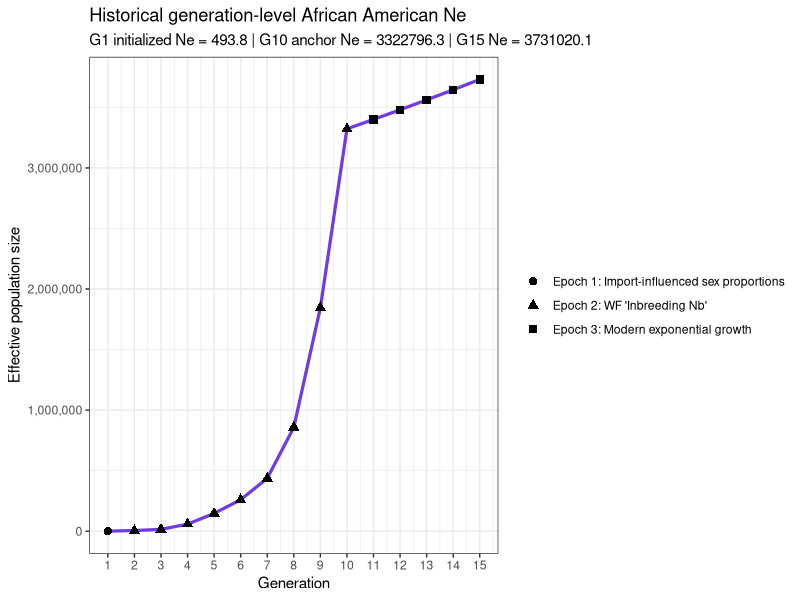
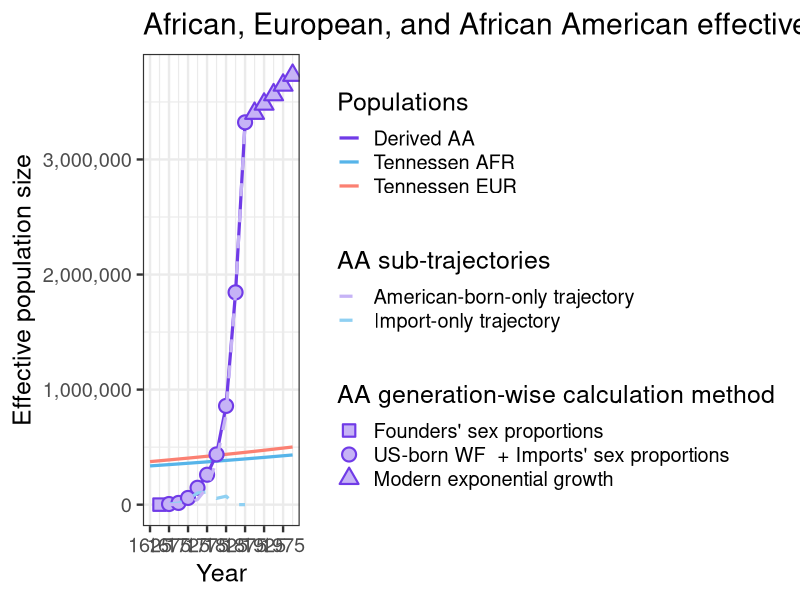
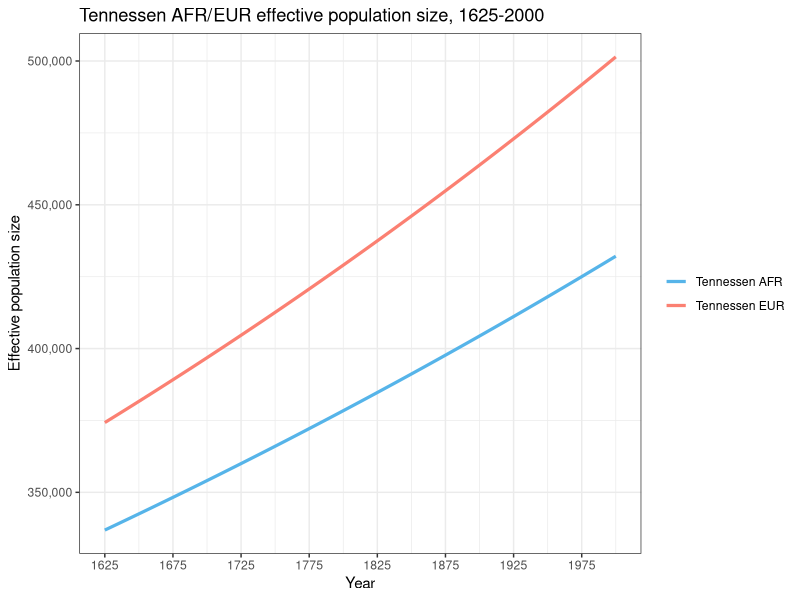

The R source for these figures, in order:
# ______________________________________________________________________________
# Aydin Karatas
# ___
# University of Southern California
# Department of Quantitative and Computational Biology
# Mooney Lab
# ___
# calc.3T.Ne.R
# ______________________________________________________________________________


library(tidyverse)

# functions ----
# validate that a given value is a single non-negative whole generation.
# `value` is the candidate input and `name` is used in the error message.
validate.whole.generation.count <- function(value, name) {
  if (
    length(value) != 1 ||
      is.na(value) ||
      !is.finite(value) ||
      value != as.integer(value) ||
      value < 0
  ) {
    stop(name, " must be a non-negative whole generation count", call. = FALSE)
  }

  as.integer(value)
}

# build a generation sequence that can be empty when the requested length is 0.
# `start` is the first generation in the block and `len` is the block length.
build.generation.block <- function(start, len) {
  if (len == 0) {
    return(integer(0))
  }

  seq.int(start, start + len - 1L)
}

# return an explicit argument when provided, otherwise pull the default.
# `value` is the user-supplied override, `name` is the default binding name,
# and `defaults.env` is the environment that stores the fallback value.
resolve.default.param <- function(value, name, defaults.env) {
  if (!is.null(value)) {
    return(value)
  }

  get(name, envir = defaults.env)
}

# build the modeled generation layout for the three epochs.
# `epoch.*.len` are the epoch lengths, `gen.time` and `present.year` define the
# timeline, and `start.year` sets the first modeled generation boundary.
calc.epoch.config <- function(
    epoch.1.len,
    epoch.2.len,
    epoch.3.len,
    gen.time,
    present.year,
    start.year = 1625
) {
  epoch.1.len <- validate.whole.generation.count(
    epoch.1.len,
    "epoch.1.len"
  )
  epoch.2.len <- validate.whole.generation.count(
    epoch.2.len,
    "epoch.2.len"
  )
  epoch.3.len <- validate.whole.generation.count(
    epoch.3.len,
    "epoch.3.len"
  )

  max.epoch.1.len <- 7L

  if (epoch.1.len > max.epoch.1.len) {
    stop("epoch.1.len cannot exceed 7 modeled generations", call. = FALSE)
  }

  year.span <- present.year - start.year
  total.generations <- year.span / gen.time

  if (total.generations != as.integer(total.generations)) {
    stop(
      "present.year - start.year must be divisible by gen.time",
      call. = FALSE
    )
  }

  total.generations <- as.integer(total.generations)
  total.epoch.len <- epoch.1.len + epoch.2.len + epoch.3.len

  if (total.epoch.len != total.generations) {
    stop(
      "total epoch length must equal (present.year - start.year) / gen.time",
      call. = FALSE
    )
  }

  epoch.1.generations <- build.generation.block(1L, epoch.1.len)
  epoch.2.generations <- build.generation.block(epoch.1.len + 1L, epoch.2.len)
  epoch.3.first.generation <- if (epoch.3.len == 0) {
    NA_integer_
  } else {
    epoch.1.len + epoch.2.len + 1L
  }
  epoch.3.generations <- build.generation.block(
    epoch.1.len + epoch.2.len + 1L,
    epoch.3.len
  )

  epoch.3.anchor.generation <- NA_integer_

  if (epoch.3.len > 0) {
    if (epoch.2.len > 0) {
      epoch.3.anchor.generation <- max(epoch.2.generations)
    } else if (epoch.1.len > 0) {
      epoch.3.anchor.generation <- max(epoch.1.generations)
    } else {
      stop(
        "epoch 3 requires a prior non-empty epoch to provide an anchor",
        call. = FALSE
      )
    }
  }

  list(
    epoch.1.len = epoch.1.len,
    epoch.2.len = epoch.2.len,
    epoch.3.len = epoch.3.len,
    max.epoch.1.len = max.epoch.1.len,
    start.year = start.year,
    total.generations = total.generations,
    final.generation = total.generations,
    epoch.1.generations = epoch.1.generations,
    epoch.1.sex.generations = epoch.1.generations[epoch.1.generations >= 2],
    epoch.2.generations = epoch.2.generations,
    epoch.2.parental.generations = epoch.2.generations[
      epoch.2.generations >= 2
    ],
    epoch.3.generations = epoch.3.generations,
    epoch.3.first.generation = epoch.3.first.generation,
    epoch.3.anchor.generation = epoch.3.anchor.generation
  )
}

# create the African and European ancestry proportions by modeled generation.
# `mooney.cg[1]` is a dummy value for alignment. The paper-derived values start
# at `mooney.cg[2]`, so modeled G1 uses position 2.
build.mixing.props <- function(
    epoch.config,
    mooney.cg,
    epoch.1.eur.prop,
    epoch.2.afr.prop,
    epoch.2.eur.prop,
    epoch.3.afr.prop,
    epoch.3.eur.prop
) {
  if (epoch.config$epoch.1.len > length(mooney.cg) - 1L) {
    stop(
      "epoch.1.len cannot exceed paper-derived mooney.cg values",
      call. = FALSE
    )
  }

  epoch.1.cg <- if (epoch.config$epoch.1.len == 0L) {
    numeric(0)
  } else {
    mooney.cg[seq.int(2L, epoch.config$epoch.1.len + 1L)]
  }
  s.eur <- c(
    rep(epoch.1.eur.prop, epoch.config$epoch.1.len),
    rep(epoch.2.eur.prop, epoch.config$epoch.2.len),
    rep(epoch.3.eur.prop, epoch.config$epoch.3.len)
  )
  s.afr <- c(
    (1 - epoch.1.eur.prop) * epoch.1.cg,
    rep(epoch.2.afr.prop, epoch.config$epoch.2.len),
    rep(epoch.3.afr.prop, epoch.config$epoch.3.len)
  )

  if (
    length(s.eur) != epoch.config$total.generations ||
      length(s.afr) != epoch.config$total.generations
  ) {
    stop("AA.mixing.props vectors must not recycle", call. = FALSE)
  }

  tibble(
    g = seq_len(epoch.config$total.generations),
    s.afr = s.afr,
    s.eur = s.eur,
    h = pmax(1 - s.afr - s.eur, 0)
  )
}

# intersect generation windows with historical periods and measure coverage.
# `window.tbl` is the generation map and `hacker.tbl` is the historical  period
# table with start and end years.
calc.period.overlaps <- function(window.tbl, hacker.tbl) {
  merge(window.tbl, hacker.tbl, by = NULL) %>%
    as_tibble() %>%
    mutate(
      period.length = end.year - start.year,
      overlap.start.year = pmax(window.start.year, start.year),
      overlap.end.year = pmin(window.end.year, end.year),
      overlap.years = pmax(0, overlap.end.year - overlap.start.year),
      overlap.weight = overlap.years / period.length
    ) %>%
    filter(overlap.years > 0) %>%
    arrange(generation, start.year)
}

# estimate population size at a year by interpolating inside a period.
# `year` is the target year to query and `hacker.tbl` contains the period
# boundaries plus beginning and ending population sizes.
calc.boundary.population <- function(year, hacker.tbl) {
  if (is.na(year)) {
    return(NA_real_)
  }

  if (year < min(hacker.tbl$start.year) || year > max(hacker.tbl$end.year)) {
    return(NA_real_)
  }

  period.idx <- which(
    hacker.tbl$start.year <= year & hacker.tbl$end.year >= year
  )
  period.idx <- period.idx[length(period.idx)]
  period.row <- hacker.tbl[period.idx, ]
  period.length <- period.row$end.year - period.row$start.year
  period.frac <- (year - period.row$start.year) / period.length

  period.row$pop.beginning +
    period.frac * (period.row$pop.end - period.row$pop.beginning)
}

# build a generation map with explicit labels and calendar windows.
# G0 can be built with `first.generation = 0`, but modeled output starts at G1.
build.generation.map <- function(
    first.generation,
    generation.count,
    start.year,
    gen.time
) {
  tibble(
    generation = seq.int(
      first.generation,
      first.generation + generation.count - 1L
    ),
    generation.start.year = seq(
      start.year,
      start.year + gen.time * (generation.count - 1L),
      by = gen.time
    ),
    generation.end.year = generation.start.year + gen.time,
    generation.window.years = generation.end.year - generation.start.year,
    window.start.year = generation.start.year,
    window.end.year = generation.end.year
  )
}

# aggregate historical inputs over generation windows.
# This returns source-history summaries only; callers decide which rows are part
# of the modeled trajectory.
aggregate.generation.history <- function(
    generation.map,
    hacker.tbl,
    hacker.end.year
) {
  history.overlap <- calc.period.overlaps(generation.map, hacker.tbl) %>%
    select(
      generation,
      generation.start.year,
      generation.end.year,
      period,
      start.year,
      end.year,
      overlap.start.year,
      overlap.end.year,
      overlap.years,
      overlap.weight,
      imported,
      births,
      assumed.birth.rate,
      person.years.lived
    )

  history.agg <- history.overlap %>%
    group_by(generation, generation.start.year, generation.end.year) %>%
    summarise(
      periods = paste(period, collapse = ", "),
      imported = sum(imported * overlap.weight, na.rm = TRUE),
      births = sum(births * overlap.weight, na.rm = TRUE),
      birth.rate = weighted.mean(
        assumed.birth.rate,
        person.years.lived * overlap.weight,
        na.rm = TRUE
      ),
      aggregation.start.year = min(overlap.start.year),
      aggregation.end.year = max(overlap.end.year),
      hacker.window.years = sum(overlap.years),
      .groups = "drop"
    )

  history.agg <- generation.map %>%
    select(
      generation,
      generation.start.year,
      generation.end.year,
      generation.window.years
    ) %>%
    left_join(
      history.agg,
      by = c("generation", "generation.start.year", "generation.end.year")
    ) %>%
    mutate(
      population.boundary.year = if_else(
        generation.start.year < hacker.end.year,
        pmin(generation.end.year, hacker.end.year),
        NA_real_
      ),
      pop.end = map_dbl(
        population.boundary.year,
        calc.boundary.population,
        hacker.tbl = hacker.tbl
      ),
      is.truncated = !is.na(hacker.window.years) &
        hacker.window.years < generation.window.years
    )

  list(overlap = history.overlap, agg = history.agg)
}

# add a readable epoch label to each generation row.
# `AA.ne` is the analysis table and `epoch.config` supplies the generation
# ranges used to assign the three epoch labels.
make.epoch.labels <- function(AA.ne, epoch.config) {
  epoch.1.label <- if (length(epoch.config$epoch.1.generations) > 0) {
    "Epoch 1: Import-influenced sex proportions"
  } else {
    NA_character_
  }
  epoch.2.label <- if (length(epoch.config$epoch.2.generations) > 0) {
      "Epoch 2: WF 'Inbreeding Nb'"
  } else {
    NA_character_
  }
  epoch.3.label <- if (length(epoch.config$epoch.3.generations) > 0) {
      "Epoch 3: Modern exponential growth"
  } else {
    NA_character_
  }

  AA.ne %>%
    mutate(
      epoch = case_when(
        generation %in% epoch.config$epoch.1.generations ~ epoch.1.label,
        generation %in% epoch.config$epoch.2.generations ~ epoch.2.label,
        generation %in% epoch.config$epoch.3.generations ~ epoch.3.label
      )
    )
}

# check that the derived tables are internally consistent before returning.
# `AA.ne`, `AA.overlap`, and `AA.mixing.props` are the computed outputs, while
# the remaining arguments provide the timeline and boundary checks.
validate.analysis.outputs <- function(
    AA.ne,
    AA.overlap,
    AA.mixing.props,
    epoch.config,
    gen.time,
    present.year
) {
  stopifnot(
    identical(
      sort(AA.ne$generation),
      seq_len(epoch.config$total.generations)
    ),
    nrow(AA.mixing.props) == epoch.config$total.generations,
    identical(AA.mixing.props$g, seq_len(epoch.config$total.generations)),
    all(AA.ne$generation.window.years == gen.time),
    AA.ne$generation.start.year[1] == epoch.config$start.year,
    AA.ne$generation.end.year[epoch.config$final.generation] == present.year,
    all(AA.overlap$overlap.weight > 0),
    all(AA.overlap$overlap.weight <= 1),
    !is.na(AA.ne$female.total[1]),
    !is.na(AA.ne$male.total[1]),
    all(!is.na(AA.ne$female.total[epoch.config$epoch.1.sex.generations])),
    all(!is.na(AA.ne$male.total[epoch.config$epoch.1.sex.generations])),
    all(
      !is.na(
        AA.ne$parental.population[epoch.config$epoch.2.parental.generations]
      )
    ),
    all(!is.na(AA.ne$k[epoch.config$epoch.2.generations])),
    all(is.finite(AA.ne$admix.ne[epoch.config$epoch.2.generations])),
    all(AA.ne$admix.ne[epoch.config$epoch.2.generations] > 0),
    all(is.finite(AA.ne$import.ne[epoch.config$epoch.2.generations])),
    all(AA.ne$import.ne[epoch.config$epoch.2.generations] >= 0),
    all(
      is.na(AA.ne$import.female[epoch.config$epoch.2.generations]) |
        AA.ne$import.female[epoch.config$epoch.2.generations] > 0
    ),
    all(
      is.na(AA.ne$import.male[epoch.config$epoch.2.generations]) |
        AA.ne$import.male[epoch.config$epoch.2.generations] > 0
    ),
    all(
      abs(
        AA.ne$ne[epoch.config$epoch.2.generations] -
          AA.ne$admix.ne[epoch.config$epoch.2.generations] -
          AA.ne$import.ne[epoch.config$epoch.2.generations]
      ) < 1e-6
    ),
    all(
      AA.ne$import.ne[
        epoch.config$epoch.2.generations[
          AA.ne$imported[epoch.config$epoch.2.generations] <= 0
        ]
      ] == 0
    ),
    all(
      grepl(
        "^Epoch 3:",
        AA.ne$epoch[epoch.config$epoch.3.generations]
      )
    ),
    all(is.finite(AA.ne$ne)),
    all(AA.ne$ne > 0)
  )
}

# compute the full AA Ne analysis and return every intermediate table.
# the scalar arguments control the demographic timeline, G1 initialization, and
# epoch settings, while `mooney.cg` and `hacker.tbl` provide the input data.
calc.aa.ne.results <- function(
    gen.time = NULL,
    hacker.end.year = NULL,
    present.year = NULL,
    epoch.1.len = NULL,
    epoch.2.len = NULL,
    epoch.3.len = NULL,
    epoch.3.growth.rate = NULL,
    mooney.cg = NULL,
    epoch.1.eur.prop = NULL,
    epoch.2.afr.prop = NULL,
    epoch.2.eur.prop = NULL,
    epoch.3.afr.prop = NULL,
    epoch.3.eur.prop = NULL,
    hacker.tbl = NULL
) {
  defaults.env <- parent.env(environment())
  gen.time <- resolve.default.param(gen.time, "gen.time", defaults.env)
  hacker.end.year <- resolve.default.param(
    hacker.end.year,
    "hacker.end.year",
    defaults.env
  )
  present.year <- resolve.default.param(
    present.year,
    "present.year",
    defaults.env
  )
  epoch.1.len <- resolve.default.param(
    epoch.1.len,
    "epoch.1.len",
    defaults.env
  )
  epoch.2.len <- resolve.default.param(
    epoch.2.len,
    "epoch.2.len",
    defaults.env
  )
  epoch.3.len <- resolve.default.param(
    epoch.3.len,
    "epoch.3.len",
    defaults.env
  )
  epoch.3.growth.rate <- resolve.default.param(
    epoch.3.growth.rate,
    "epoch.3.growth.rate",
    defaults.env
  )
  mooney.cg <- resolve.default.param(mooney.cg, "mooney.cg", defaults.env)
  epoch.1.eur.prop <- resolve.default.param(
    epoch.1.eur.prop,
    "epoch.1.eur.prop",
    defaults.env
  )
  epoch.2.afr.prop <- resolve.default.param(
    epoch.2.afr.prop,
    "epoch.2.afr.prop",
    defaults.env
  )
  epoch.2.eur.prop <- resolve.default.param(
    epoch.2.eur.prop,
    "epoch.2.eur.prop",
    defaults.env
  )
  epoch.3.afr.prop <- resolve.default.param(
    epoch.3.afr.prop,
    "epoch.3.afr.prop",
    defaults.env
  )
  epoch.3.eur.prop <- resolve.default.param(
    epoch.3.eur.prop,
    "epoch.3.eur.prop",
    defaults.env
  )
  hacker.tbl <- resolve.default.param(hacker.tbl, "hacker.tbl", defaults.env)

  epoch.config <- calc.epoch.config(
    epoch.1.len = epoch.1.len,
    epoch.2.len = epoch.2.len,
    epoch.3.len = epoch.3.len,
    gen.time = gen.time,
    present.year = present.year
  )

  AA.mixing.props <- build.mixing.props(
    epoch.config = epoch.config,
    mooney.cg = mooney.cg,
    epoch.1.eur.prop = epoch.1.eur.prop,
    epoch.2.afr.prop = epoch.2.afr.prop,
    epoch.2.eur.prop = epoch.2.eur.prop,
    epoch.3.afr.prop = epoch.3.afr.prop,
    epoch.3.eur.prop = epoch.3.eur.prop
  )

  AA.hacker.tbl <- hacker.tbl %>%
    mutate(
      start.year = as.numeric(sub("-.*", "", period)),
      end.year = as.numeric(sub(".*-", "", period))
    ) %>%
    select(
      period,
      start.year,
      end.year,
      person.years.lived,
      assumed.birth.rate,
      imported,
      births,
      pop.beginning,
      pop.end
    )

  # G0 is a historical initialization window only. It is not returned in AA.ne,
  # not included in AA.mixing.props, and not plotted as part of the AA model.
  g0.generation.map <- build.generation.map(
    first.generation = 0L,
    generation.count = 1L,
    start.year = epoch.config$start.year - gen.time,
    gen.time = gen.time
  )

  AA.generation.map <- build.generation.map(
    first.generation = 1L,
    generation.count = epoch.config$total.generations,
    start.year = epoch.config$start.year,
    gen.time = gen.time
  )

  g0.history <- aggregate.generation.history(
    generation.map = g0.generation.map,
    hacker.tbl = AA.hacker.tbl,
    hacker.end.year = hacker.end.year
  )
  AA.history <- aggregate.generation.history(
    generation.map = AA.generation.map,
    hacker.tbl = AA.hacker.tbl,
    hacker.end.year = hacker.end.year
  )
  AA.overlap <- AA.history$overlap
  g0.agg <- g0.history$agg
  AA.agg <- AA.history$agg

  g0.african.potential.parents <- g0.agg$pop.end[1] - g0.agg$births[1]
  g1.imported <- AA.agg$imported[AA.agg$generation == 1]
  g1.african.total <- g0.african.potential.parents + g1.imported
  g1.european.total <- g1.african.total * 0.15
  g1.female.total <- g1.african.total * (1 / 3)
  g1.male.total <- g1.african.total * (2 / 3) + g1.european.total
  ne.g1 <- 4 * g1.female.total * g1.male.total /
    (g1.female.total + g1.male.total)

  stopifnot(
    is.finite(g0.african.potential.parents),
    g0.african.potential.parents >= 0,
    is.finite(g1.imported),
    is.finite(ne.g1),
    ne.g1 > 0
  )

  AA.ne <- AA.agg %>%
    arrange(generation) %>%
    mutate(
      population.at.generation.start = map_dbl(
        generation.start.year,
        calc.boundary.population,
        hacker.tbl = AA.hacker.tbl
      ),
      prev.births = dplyr::lag(births),
      previous.birth.periods = NA_character_,
      births.in.previous.25.years = NA_real_,
      female.imported = if_else(
        generation %in% epoch.config$epoch.1.sex.generations,
        ceiling(imported / 3),
        NA_real_
      ),
      male.imported = if_else(
        generation %in% epoch.config$epoch.1.sex.generations,
        floor(2 * imported / 3),
        NA_real_
      ),
      female.potential = if_else(
        generation %in% epoch.config$epoch.1.sex.generations,
        0.5 * prev.births,
        NA_real_
      ),
      male.potential = if_else(
        generation %in% epoch.config$epoch.1.sex.generations,
        0.5 * prev.births,
        NA_real_
      ),
      female.total = case_when(
        generation == 1 ~ g1.female.total,
        TRUE ~ female.imported + female.potential
      ),
      male.total = case_when(
        generation == 1 ~ g1.male.total,
        TRUE ~ male.imported + male.potential
      ),
      adult.population.age25.proxy = NA_real_,
      parental.population = if_else(
        generation %in% epoch.config$epoch.2.generations,
        prev.births,
        NA_real_
      ),
      parental.population.method = if_else(
        generation %in% epoch.config$epoch.2.generations,
        "prev.births plus separate import Ne component",
        NA_character_
      ),
      k = if_else(
        generation %in% epoch.config$epoch.2.generations,
        gen.time * birth.rate / 1000,
        NA_real_
      ),
      import.female = if_else(
        generation %in% epoch.config$epoch.2.generations & imported > 0,
        ceiling(imported / 3),
        NA_real_
      ),
      import.male = if_else(
        generation %in% epoch.config$epoch.2.generations & imported > 0,
        floor(2 * imported / 3),
        NA_real_
      ),
      admix.ne = if_else(
        generation %in% epoch.config$epoch.2.generations,
        (k * parental.population - 1) / k,
        NA_real_
      ),
      import.ne = case_when(
        generation %in% epoch.config$epoch.2.generations &
          imported > 0 &
          import.female > 0 &
          import.male > 0 ~
            4 * import.female * import.male / (import.female + import.male),
        generation %in% epoch.config$epoch.2.generations ~ 0,
        TRUE ~ NA_real_
      )
    )

  AA.ne <- AA.ne %>%
    mutate(
      ne = case_when(
        generation == 1 ~ ne.g1,
        generation %in% epoch.config$epoch.1.sex.generations ~
          4 * female.total * male.total / (female.total + male.total),
        generation %in% epoch.config$epoch.2.generations ~
          admix.ne + import.ne,
        TRUE ~ NA_real_
      )
    )

  epoch.3.anchor.ne <- if (length(epoch.config$epoch.3.generations) == 0) {
    NA_real_
  } else {
    AA.ne %>%
      filter(generation == epoch.config$epoch.3.anchor.generation) %>%
      pull(ne)
  }

  AA.ne <- AA.ne %>%
    mutate(
      ne = if_else(
        generation %in% epoch.config$epoch.3.generations,
        epoch.3.anchor.ne *
          exp(epoch.3.growth.rate *
            (generation - epoch.config$epoch.3.anchor.generation)),
        ne
      ),
      n.f.plus.m = (female.total + male.total),
      ne.over.n = ne / n.f.plus.m,
      four.f.m = 4 * (female.total / n.f.plus.m) * (male.total / n.f.plus.m)
    ) %>%
    make.epoch.labels(epoch.config) %>%
    select(
      generation,
      generation.start.year,
      generation.end.year,
      generation.window.years,
      aggregation.start.year,
      aggregation.end.year,
      hacker.window.years,
      is.truncated,
      population.boundary.year,
      periods,
      epoch,
      imported,
      births,
      birth.rate,
      prev.births,
      pop.end,
      previous.birth.periods,
      births.in.previous.25.years,
      population.at.generation.start,
      female.total,
      male.total,
      adult.population.age25.proxy,
      parental.population,
      parental.population.method,
      k,
      admix.ne,
      import.female,
      import.male,
      import.ne,
      ne,
      n.f.plus.m,
      ne.over.n,
      four.f.m
    )

  validate.analysis.outputs(
    AA.ne = AA.ne,
    AA.overlap = AA.overlap,
    AA.mixing.props = AA.mixing.props,
    epoch.config = epoch.config,
    gen.time = gen.time,
    present.year = present.year
  )

  list(
    AA.ne = AA.ne,
    AA.overlap = AA.overlap,
    AA.mixing.props = AA.mixing.props,
    epoch.config = epoch.config,
    ne.g1 = ne.g1,
    epoch.3.anchor.ne = epoch.3.anchor.ne,
    epoch.3.growth.rate = epoch.3.growth.rate
  )
}


# tunable parameters ----
gen.time <- 25
hacker.end.year <- 1865
present.year <- 2000
epoch.1.len <- 1
epoch.2.len <- 9 
epoch.3.len <- 5

# This source table keeps several historical columns for completeness. The model
# directly uses only period, person-years, birth-rate, imports, births, and
# population-boundary columns selected into `AA.hacker.tbl`.
hacker.tbl <- data.frame(
  period = c(
    "1610-1620", "1620-1630", "1630-1640", "1640-1650", "1650-1660",
    "1660-1670", "1670-1680", "1680-1690", "1690-1700", "1700-1710",
    "1710-1720", "1720-1730", "1730-1740", "1740-1750", "1750-1760",
    "1760-1770", "1770-1780", "1780-1790", "1790-1800", "1800-1810",
    "1810-1820", "1820-1830", "1830-1840", "1840-1850", "1850-1860",
    "1860-1861", "1861-1862", "1862-1863", "1863-1864", "1864-1865"
  ),
  pop.beginning = c(
    0, 20, 59, 585, 1568,
    2862, 4444, 6832, 16394, 27806,
    41844, 67294, 95669, 156040, 247027,
    319290, 459446, 558921, 706514, 908036,
    1195182, 1550757, 2021968, 2530405, 3204420,
    3953760, 3991133, 3903859, 3815760, 3726828
  ),
  pop.end = c(
    20, 59, 585, 1568, 2862,
    4444, 6832, 16394, 27806, 41844,
    67294, 95669, 156040, 247027, 319290,
    459446, 558921, 706514, 908036, 1195182,
    1550757, 2021968, 2530405, 3204420, 3953760,
    3991133, 3903859, 3815760, 3726828, 3630336
  ),
  growth.rate.10yr = c(
    NA, 195.0, 891.5, 168.0, 82.5,
    55.3, 53.7, 140.0, 69.6, 50.5,
    60.8, 42.2, 63.1, 58.3, 29.3,
    43.9, 21.7, 26.4, 28.5, 31.6,
    29.8, 30.4, 25.1, 26.6, 23.4,
    NA, NA, NA, NA, NA
  ),
  person.years.lived = c(
    16, 361, 2293, 9970, 21505,
    35952, 55527, 109243, 215999, 343482,
    535651, 806513, 1234030, 1980625, 2816150,
    3851269, 5075599, 6298380, 8030652, 10450423,
    13652609, 17759559, 22666906, 28541607, 35659777,
    3972417, 3947335, 3859642, 3771119, 3144251
  ),
  hours.worked.millions = c(
    0, 1, 5, 23, 49,
    82, 127, 251, 496, 788,
    1229, 1850, 2831, 4544, 6461,
    8835, 11644, 14449, 18423, 23975,
    31321, 40743, 52001, 65478, 81808,
    9113, 9056, 8855, 8651, 7213
  ),
  assumed.birth.rate = c(
    NA, 22.4, 22.4, 22.4, 22.4,
    22.4, 26.5, 27.3, 29.1, 31.0,
    34.6, 41.3, 41.4, 41.2, 46.4,
    39.5, 39.1, 44.7, 50.3, 55.8,
    55.7, 56.5, 56.5, 54.0, 52.3,
    49.6, 49.6, 49.6, 49.6, 49.6
  ),
  births = c(
    NA, 8, 51, 223, 481,
    804, 1472, 2986, 6295, 10635,
    18524, 33316, 51150, 81536, 130654,
    151957, 198660, 281549, 403648, 583395,
    759768, 1003859, 1280680, 1539820, 1865898,
    197032, 195788, 191438, 187048, 155955
  ),
  imported = c(
    32, 150, 110, 301, 1335,
    3038, 3582, 4947, 8197, 16442,
    17622, 41334, 66672, 26455, 44718,
    59557, 41129, 25105, 16183, 77368,
    5207, 410, 91, 0, 303,
    110, 0, 0, 0, 0
  ),
  smuggled = c(
    NA, NA, NA, NA, NA,
    NA, NA, NA, NA, NA,
    NA, NA, NA, NA, NA,
    NA, NA, NA, NA, NA,
    NA, 1100, 900, 500, 200,
    NA, NA, NA, NA, NA
  ),
  natural.increase.rate = c(
    NA, -30.8, 18.1, 6.8, -0.2,
    -4.0, -2.2, 4.2, 1.5, -0.7,
    1.5, -1.6, -0.5, 3.3, 1.0,
    2.1, 1.3, 2.2, 2.6, 2.4,
    2.7, 2.9, 2.4, 2.4, 2.2,
    NA, NA, NA, NA, NA
  ),
  births.plus.imports = c(
    32, 158, 161, 524, 1816,
    3842, 5054, 7933, 14492, 27077,
    36146, 74650, 117822, 107991, 175372,
    211514, 239789, 306654, 419831, 660763,
    764975, 1005369, 1281671, 1540320, 1866401,
    197142, 195788, 191438, 187048, 155955
  ),
  percent.total = c(
    0.0, 0.0, 0.0, 0.0, 0.0,
    0.0, 0.1, 0.1, 0.1, 0.3,
    0.4, 0.8, 1.2, 1.1, 1.8,
    2.2, 2.4, 3.1, 4.3, 6.7,
    7.8, 10.3, 13.1, 15.7, 19.0,
    2.0, 2.0, 2.0, 1.9, 1.6
  ),
  cumulative.number = c(
    32, 190, 351, 875, 2691,
    6533, 11587, 19520, 34012, 61089,
    97235, 171885, 289707, 397698, 573070,
    784584, 1024373, 1331027, 1750858, 2411621,
    3176596, 4181965, 5463636, 7003956, 8870357,
    9067499, 9263287, 9454725, 9641773, 9797728
  ),
  cumulative.percent = c(
    0.0, 0.0, 0.0, 0.0, 0.0,
    0.1, 0.1, 0.2, 0.3, 0.6,
    1.0, 1.8, 3.0, 4.1, 5.8,
    8.0, 10.5, 13.6, 17.9, 24.6,
    32.4, 42.7, 55.8, 71.5, 90.5,
    92.5, 94.5, 96.5, 98.4, 100.0
  ),
  stringsAsFactors = FALSE
)

epoch.3.growth.rate <- 0.023175

epoch.1.eur.prop <- 0.08
epoch.2.afr.prop <- 0.06
epoch.2.eur.prop <- 0.03
epoch.3.afr.prop <- 0
epoch.3.eur.prop <- 0

# The first value is a dummy index placeholder. The paper-derived values start
# at position 2, so modeled G1 uses `mooney.cg[2]`.
mooney.cg <- c(
  1,
  1,
  0.9835,
  0.8602,
  0.8551,
  0.7826,
  0.5380,
  0.1418
)

# plot colors
afr.prim <- "#56B4E9"
afr.sec <- "#8FD0F2"
eur.prim <- "#fb8072"
admix.prim <- "#703BE7"
admix.sec <- "#C6B3F6"
# calculations ----
analysis.results <- calc.aa.ne.results()

AA.ne <- analysis.results$AA.ne
AA.overlap <- analysis.results$AA.overlap
AA.mixing.props <- analysis.results$AA.mixing.props
epoch.config <- analysis.results$epoch.config
ne.g1 <- analysis.results$ne.g1
epoch.3.anchor.ne <- analysis.results$epoch.3.anchor.ne


# plotting ----
summary.generations <- c(
  epoch.config$epoch.1.generations,
  epoch.config$epoch.2.generations,
  epoch.config$final.generation
)
summary.generations <- sort(unique(summary.generations))

cat("\nHistorical generation-level ADMIX Ne summary\n")
print(
  AA.ne %>%
    filter(generation %in% summary.generations) %>%
    select(
      generation,
      generation.start.year,
      generation.end.year,
      epoch,
      is.truncated,
      imported,
      births,
      birth.rate,
      prev.births,
      female.total,
      male.total,
      adult.population.age25.proxy,
      parental.population,
      parental.population.method,
      k,
      admix.ne,
      import.female,
      import.male,
      import.ne,
      ne
    ),
  n = Inf
)

cat(
  paste0(
    "\nHistorical present-day G",
    epoch.config$final.generation,
    " Ne: ",
    round(AA.ne$ne[AA.ne$generation == epoch.config$final.generation], 1),
    "\n"
  )
)

AA.ne.plot <- ggplot(
  data = AA.ne,
  aes(x = generation.end.year, y = ne)
) +
  geom_line(color = admix.prim, linewidth = 1.1) +
  geom_point(aes(shape = epoch), size = 2.5) +
  scale_y_continuous(labels = scales::comma) +
  scale_x_continuous(
    breaks = AA.ne$generation.end.year,
    labels = AA.ne$generation
  ) +
  labs(
    x = "Generation",
    y = "Effective population size",
    shape = NULL,
    title = "Historical generation-level African American Ne",
    subtitle = paste0(
      "G1 initialized Ne = ",
      round(ne.g1, 1),
      " | G",
      epoch.config$epoch.3.anchor.generation,
      " anchor Ne = ",
      round(epoch.3.anchor.ne, 1),
      " | G",
      epoch.config$final.generation,
      " Ne = ",
      round(AA.ne$ne[AA.ne$generation == epoch.config$final.generation], 1)
    )
  ) +
  theme_bw()

if (interactive()) {
  print(AA.ne.plot)
}


# tennessen afr/eur ne trajectory ----
# constants from `other_scripts/const.sh` and `build_3T_demography.py`
t.af.years <- 148000
t.ooa.years <- 51000
t.eu0.years <- 23000
t.eg.years <- 5115
r.eu0 <- 0.00307
r.eu <- 0.0195
r.afr <- 0.0166
n.a <- 7310
n.afr.1 <- 14474
n.b <- 1861
n.eu0 <- 1032

t.af <- t.af.years / gen.time
t.ooa <- t.ooa.years / gen.time
t.eu0 <- t.eu0.years / gen.time
t.eg <- t.eg.years / gen.time
n.eu1 <- n.eu0 / exp(-r.eu0 * (t.eu0 - t.eg))
n.eu.present <- n.eu1 / exp(-r.eu * t.eg)
n.afr.present <- n.afr.1 / exp(-r.afr * t.eg)

tennessen.start.year <- min(AA.ne$generation.start.year)
tennessen.end.year <- present.year
tennessen.years <- seq(tennessen.start.year, tennessen.end.year, by = 1)
tennessen.time.bp <- tennessen.end.year - tennessen.years
tennessen.time.gen <- tennessen.time.bp / gen.time

tennessen.ne <- tibble(
  year = tennessen.years,
  time.bp = tennessen.time.bp,
  time.gen = tennessen.time.gen
) %>%
  mutate(
    afr = case_when(
      time.gen <= t.eg ~ n.afr.present * exp(-r.afr * time.gen),
      time.gen <= t.ooa ~ n.afr.1,
      time.gen <= t.af ~ n.a,
      TRUE ~ NA_real_
    ),
    eur = case_when(
      time.gen <= t.eg ~ n.eu.present * exp(-r.eu * time.gen),
      time.gen <= t.eu0 ~ n.eu1 * exp(-r.eu0 * (time.gen - t.eg)),
      time.gen <= t.ooa ~ n.b,
      TRUE ~ NA_real_
    ),
    epoch = NA,
    admix.ne = NA,
    import.ne = NA
  )

tennessen.ne.long <- tennessen.ne %>%
  pivot_longer(
    cols = c(afr, eur),
    names_to = "population",
    values_to = "ne"
  )

tennessen.ne.plot <- ggplot(
  tennessen.ne.long,
  aes(x = year, y = ne, color = population)
) +
  geom_line(linewidth = 1.1) +
  scale_y_continuous(labels = scales::comma) +
  scale_x_continuous(
    breaks = seq(tennessen.start.year, tennessen.end.year, by = 50)
  ) +
  scale_color_manual(
    values = c(
      afr = afr.prim,
      eur = eur.prim
    ),
    labels = c(
      afr = "Tennessen AFR",
      eur = "Tennessen EUR"
    )
  ) +
  labs(
    x = "Year",
    y = "Effective population size",
    color = NULL,
    title = paste0(
      "Tennessen AFR/EUR effective population size, ",
      tennessen.start.year,
      "-",
      tennessen.end.year
    )
  ) +
  theme_bw()

if (interactive()) {
  print(tennessen.ne.plot)
}


# combined aa/afr/eur ne plot ----
aa.ne.long <- AA.ne %>%
  transmute(
    year = generation.end.year,
    population = "aa",
    ne = ne,
    admix.ne = admix.ne,
    import.ne = import.ne,
    epoch = epoch
  )

combined.ne.long <- bind_rows(
  aa.ne.long,
  tennessen.ne.long %>%
    transmute(year, population, ne, admix.ne, import.ne, epoch)
)

combined.ne.plot <- ggplot(
  combined.ne.long,
  aes(x = year, color = population)
) +
  geom_line(
    aes(y = ne), data = combined.ne.long %>% filter(population != "aa"),
    linewidth = 1.1
  ) +
  geom_line(
    aes(y = ne), data = combined.ne.long %>% filter(population == "aa"),
    linewidth = 1.1
  ) +
  geom_point(
    aes(y = ne, shape = epoch),
    size = 4,
    stroke = 1.1,
    fill = admix.sec,
    color = admix.prim
  ) +
  geom_line(
    aes(y = import.ne, linetype = "Import-only trajectory"),
    data = combined.ne.long %>% filter(population == "aa"),
    linewidth = 1.1, color = afr.sec
  ) +
  geom_line(
    aes(y = admix.ne, linetype = "American-born-only trajectory"),
    data = combined.ne.long %>% filter(population == "aa"),
    linewidth = 1.1, color = admix.sec
  ) +
  scale_linetype_manual(
    values = c(
      "Import-only trajectory" = "dashed",
      "American-born-only trajectory" = "dashed"
    ),
    name = "AA sub-trajectories"
  ) +
  scale_shape_manual(
    values = c(
      `Epoch 1: Import-influenced sex proportions` = 22,
      `Epoch 2: WF 'Inbreeding Nb'` = 21,
      `Epoch 3: Modern exponential growth` = 24
    ),
    labels = c(
      `Epoch 1: Import-influenced sex proportions` =
        "Founders' sex proportions",
      `Epoch 2: WF 'Inbreeding Nb'` = 
        "US-born WF  + Imports' sex proportions",
      `Epoch 3: Modern exponential growth` = 
        "Modern exponential growth"
    ),
    name = "AA generation-wise calculation method",
    na.translate = FALSE
  ) +
  scale_color_manual(
    values = c(
      aa = admix.prim,
      afr = afr.prim,
      eur = eur.prim
    ),
    labels = c(
      aa = "Derived AA",
      afr = "Tennessen AFR",
      eur = "Tennessen EUR"
    ),
    name = "Populations"
  ) +
  scale_y_continuous(labels = scales::comma) +
  scale_x_continuous(
    breaks = seq(tennessen.start.year, tennessen.end.year, by = 50)
  ) +
  labs(
    x = "Year",
    y = "Effective population size",
    color = NULL,
    title = paste0(
      "African, European, and African American effective population size, ",
      tennessen.start.year,
      "-",
      tennessen.end.year
    )
  ) +
  guides(
    color = guide_legend(order = 1),
    linetype = guide_legend(order = 2),
    shape = guide_legend(order = 3)
  ) +
  theme_bw(base_size = 18)

if (interactive()) {
  print(combined.ne.plot)
}
